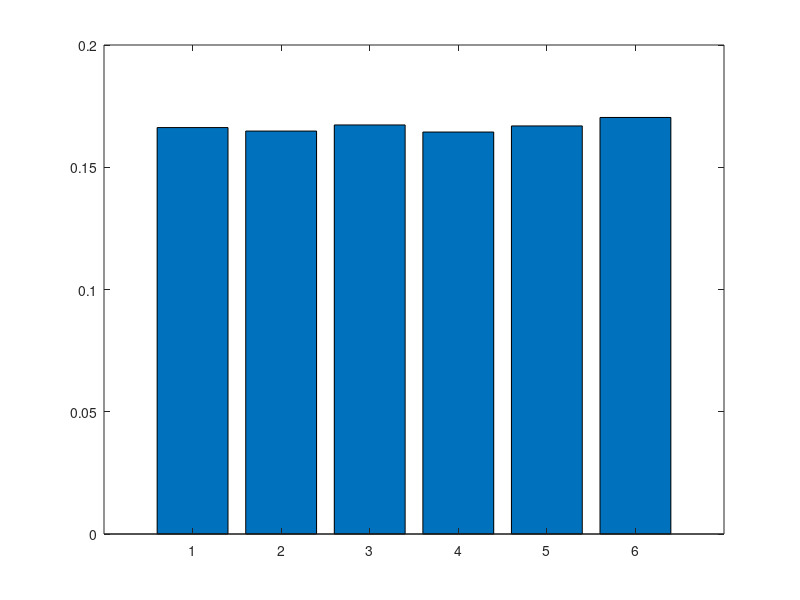

The MATLAB script that drew this image:
clear;
clc;
close all;
kmax = 30000;
cont1 = 0;  cont2 = 0;  cont3 = 0;
cont4 = 0;  cont5 = 0;  cont6 = 0;
for k = 1:kmax
x = rand(1,1);
x = 5.9999*x + 0.5;
x = round(x);
if(x == 1)
    cont1 = cont1 + 1;
elseif(x == 2)
    cont2 = cont2 + 1;
elseif(x == 3)
    cont3 = cont3 + 1;    
elseif(x == 4)
    cont4 = cont4 + 1;
elseif(x == 5)
    cont5 = cont5 + 1;
elseif(x == 6)
    cont6 = cont6 + 1;
end
end
cont = [ cont1  cont2  cont3  cont4  cont5  cont6 ];
prob = cont/kmax;
dado = [ 1 2 3 4 5 6 ];
figure(1);
bar(dado,prob);
